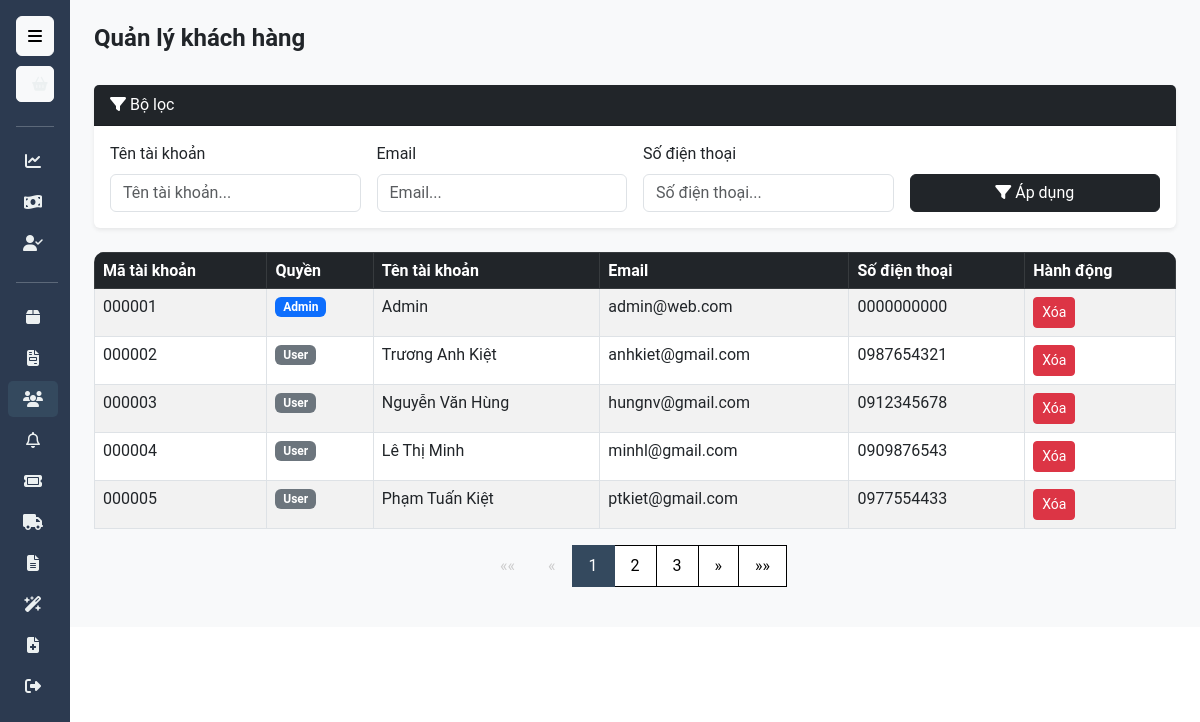
The app's page /admin/analystic_customer.php with its own data.
### tables this page shows
CREATE TABLE IF NOT EXISTS `Account` (
  `LevelID` INT(1) NOT NULL DEFAULT 0,
  `MaTK` INT(6) ZEROFILL UNSIGNED NOT NULL AUTO_INCREMENT PRIMARY KEY,
  `TenTK` VARCHAR(100) NOT NULL,
  `Password` VARCHAR(255) NOT NULL,
  `Email` VARCHAR(100) UNIQUE NOT NULL,
  `SDT` VARCHAR(10) UNIQUE NOT NULL,
  `DiaChi` VARCHAR(100) NOT NULL,
  `MaLV` INT(1) NOT NULL DEFAULT 0
);

### model/m_database.php (called while the page is built, shortened)
<?php
    class M_database {
        public $CONFIG_serverName = "localhost";
        public $CONFIG_userName = "root";
        public $CONFIG_password = "";
        public $CONFIG_dbName = "salespage";
        public $conn, $query = null;
        public function __construct() {
            $this->conn = new mysqli($this->CONFIG_serverName, $this->CONFIG_userName,
                                        $this->CONFIG_password, $this->CONFIG_dbName);
            if ($this->conn->connect_error) {
                $logDir = __DIR__ . '/../logs';
                if (!is_dir($logDir)) {
                    @mkdir($logDir, 0755, true);
                }
                $message = date('Y-m-d H:i:s') . " | DATABASE CONNECTION FAILED: " . $this->conn->connect_error . PHP_EOL;
                @error_log($message, 3, $logDir . '/db_errors.log');
            } else {
                try {
                    $this->conn->query("SET time_zone = '+00:00'");
                } catch (Exception $e) {
                }
            }
        }
        public function setQuery($sql_query) {
            $this->query = $sql_query;
        }
        public function excuteQuery() {
                $result = $this->conn->query($this->query);
                return $result;
        }
    }
?>

### controller/c_khachhang.php (called while the page is built, shortened)
<?php
class KhachHangController {
    private $khachHangModel;
    public function __construct() {
        $this->khachHangModel = new KhachHangModel();
    }
    public function getKhachHangs($page = 1, $filter = []) {
        $records_per_page = 5;
        $offset = ($page - 1) * $records_per_page;
        $whereClause = [];
        $whereSQL = count($whereClause) > 0 ? 'WHERE ' . implode(' AND ', $whereClause) : '';
        $query = "SELECT * FROM Account $whereSQL LIMIT $offset, $records_per_page";
        $this->khachHangModel->setQuery($query);
        $result = $this->khachHangModel->excuteQuery();
        $khachHangs = [];
        if ($result) {
            while ($row = $result->fetch_assoc()) {
                $khachHangs[] = $row;
            }
        }
        $queryCount = "SELECT COUNT(*) FROM Account $whereSQL";
        $this->khachHangModel->setQuery($queryCount);
        $total_records = $this->khachHangModel->excuteQuery()->fetch_row()[0];
        $total_pages = ceil($total_records / $records_per_page);
        return [
            'khachHangs' => $khachHangs,
            'current_page' => $page,
            'total_pages' => $total_pages,
        ];
    }
}
$controller = new KhachHangController();
$filter = [
    'ten_khach' => $_GET['ten_khach'] ?? '',
    'email' => $_GET['email'] ?? '',
    'sdt' => $_GET['sdt'] ?? '',
];
$page = $_GET['page'] ?? 1;
$khachHangs = $controller->getKhachHangs($page, $filter);
?>

### admin/analystic_customer.php (the view, shortened to what this page needs)
<head>
    <link rel="stylesheet" href="https://cdnjs.cloudflare.com/ajax/libs/font-awesome/6.6.0/css/all.min.css" />
    <link rel="stylesheet" href="../public/CSS/style.css">
    <link rel="stylesheet" href="../public/CSS/base.css">
</head>
<?php
require_once '../controller/c_khachhang.php';
?>
<?php include "../template/sidebar.php"; ?>
<div class="bg-light flex-fill">
    <div id="mainContent" class="p-4">
        <div class="d-flex justify-content-between align-items-center mb-4">
            <h4 class="fw-bold">Quản lý khách hàng</h4>
        </div>
        <div class="card mb-4 shadow-sm border-0">
            <div class="card-header bg-dark text-white">
                <i class="fa-solid fa-filter"></i> Bộ lọc
            </div>
            <div class="card-body">
                <form class="row g-3" method="GET" action="">
                    <div class="col-md-3">
                        <label class="form-label">Tên tài khoản</label>
                        <input type="text" class="form-control" name="ten_khach" placeholder="Tên tài khoản..." value="<?= htmlspecialchars($_GET['ten_khach'] ?? '') ?>">
                    </div>
                    <div class="col-md-3">
                        <label class="form-label">Email</label>
                        <input type="email" class="form-control" name="email" placeholder="Email..." value="<?= htmlspecialchars($_GET['email'] ?? '') ?>">
                    </div>
                    <div class="col-md-3">
                        <label class="form-label">Số điện thoại</label>
                        <input type="text" class="form-control" name="sdt" placeholder="Số điện thoại..." value="<?= htmlspecialchars($_GET['sdt'] ?? '') ?>">
                    </div>
                    <div class="col-md-3 d-flex align-items-end">
                        <button class="btn btn-dark w-100" type="submit"><i class="fa fa-filter"></i> Áp dụng</button>
                    </div>
                </form>
            </div>
        </div>
        <div class="table-responsive" style="border-radius: 10px;">
            <table class="table table-striped table-hover table-bordered">
                <thead class="table-dark">
                    <tr>
                        <th>Mã tài khoản</th>
                        <th>Quyền</th>
                        <th>Tên tài khoản</th>
                        <th>Email</th>
                        <th>Số điện thoại</th>
                        <th>Hành động</th>
                    </tr>
                </thead>
                <tbody>
                    <?php if (!empty($khachHangs['khachHangs'])): ?>
                        <?php foreach ($khachHangs['khachHangs'] as $khachHang): ?>
                            <tr>
                                <td><?= $khachHang['MaTK'] ?></td>
                                <td>
                                    <?php if (($khachHang['LevelID'] ?? 0) == 1): ?>
                                        <span class="badge bg-primary">Admin</span>
                                    <?php else: ?>
                                        <span class="badge bg-secondary">User</span>
                                    <?php endif; ?>
                                </td>
                                <td><?= htmlspecialchars($khachHang['TenTK']) ?></td>
                                <td><?= htmlspecialchars($khachHang['Email']) ?></td>
                                <td><?= htmlspecialchars($khachHang['SDT']) ?></td>
                                <td>
                                    <a href="?action=xoa&id=<?= $khachHang['MaTK'] ?>&ten_khach=<?= rawurlencode($_GET['ten_khach'] ?? '') ?>&email=<?= rawurlencode($_GET['email'] ?? '') ?>&sdt=<?= rawurlencode($_GET['sdt'] ?? '') ?>&page=<?= $page ?>"
                                    class="btn btn-danger btn-sm" onclick="return confirm('Bạn có chắc chắn muốn xóa khách hàng này?');">
                                        Xóa
                                    </a>
                                </td>
                            </tr>
                        <?php endforeach; ?>
                    <?php else: ?>
                        <tr>
                            <td colspan="5" class="text-center">Không có khách hàng nào.</td>
                        </tr>
                    <?php endif; ?>
                </tbody>
            </table>
        </div>
        <nav aria-label="Page navigation">
            <ul class="pagination justify-content-center">
                <li class="page-item <?= ($page == 1) ? 'disabled' : '' ?>">
                    <a class="page-link" href="?page=1&ten_khach=<?= rawurlencode($_GET['ten_khach'] ?? '') ?>&email=<?= rawurlencode($_GET['email'] ?? '') ?>&sdt=<?= rawurlencode($_GET['sdt'] ?? '') ?>" aria-label="First">
                        <span aria-hidden="true">&laquo;&laquo;</span>
                    </a>
                </li>
                <li class="page-item <?= ($page == 1) ? 'disabled' : '' ?>">
                    <a class="page-link" href="?page=<?= $page - 1 ?>&ten_khach=<?= rawurlencode($_GET['ten_khach'] ?? '') ?>&email=<?= rawurlencode($_GET['email'] ?? '') ?>&sdt=<?= rawurlencode($_GET['sdt'] ?? '') ?>" aria-label="Previous">
                        <span aria-hidden="true">&laquo;</span>
                    </a>
                </li>
                <?php for ($i = 1; $i <= $khachHangs['total_pages']; $i++): ?>
                    <li class="page-item <?= ($i == $page) ? 'active' : '' ?>">
                        <a class="page-link" href="?page=<?= $i ?>&ten_khach=<?= rawurlencode($_GET['ten_khach'] ?? '') ?>&email=<?= rawurlencode($_GET['email'] ?? '') ?>&sdt=<?= rawurlencode($_GET['sdt'] ?? '') ?>"><?= $i ?></a>
                    </li>
                <?php endfor; ?>
                <li class="page-item <?= ($page == $khachHangs['total_pages']) ? 'disabled' : '' ?>">
                    <a class="page-link" href="?page=<?= $page + 1 ?>&ten_khach=<?= rawurlencode($_GET['ten_khach'] ?? '') ?>&email=<?= rawurlencode($_GET['email'] ?? '') ?>&sdt=<?= rawurlencode($_GET['sdt'] ?? '') ?>" aria-label="Next">
                        <span aria-hidden="true">&raquo;</span>
                    </a>
                </li>
                <li class="page-item <?= ($page == $khachHangs['total_pages']) ? 'disabled' : '' ?>">
                    <a class="page-link" href="?page=<?= $khachHangs['total_pages'] ?>&ten_khach=<?= rawurlencode($_GET['ten_khach'] ?? '') ?>&email=<?= rawurlencode($_GET['email'] ?? '') ?>&sdt=<?= rawurlencode($_GET['sdt'] ?? '') ?>" aria-label="Last">
                        <span aria-hidden="true">&raquo;&raquo;</span>
                    </a>
                </li>
            </ul>
        </nav>
    </div>
</div>

### public/CSS/base.css (style rules this page uses)
* { margin: 0; padding: 0; box-sizing: border-box; }
body { font-family: 'Roboto', sans-serif !important; }
:root { --main-color: #FF5722; --second-color: #2980b9; --third-color: #ecf0f1; --fourth-color: #e74c3c; --fifth-color: #2ecc71; }
body { font-family: 'Arial', sans-serif; background-color: #F5F5F5; color: #333; }
html, body { height: 100%; }
body { display: flex; flex-direction: column; min-height: 100vh; }

### template/sidebar.php (style rules this page uses)
html, body { height: 100%; font-family: 'Segoe UI', sans-serif; }
#mainContent { margin-left: 70px; }
.pagination .page-item .page-link { color: black; border: 1px solid black; padding: 8px 16px; border-radius: 0; }
.pagination .page-item.active .page-link { background-color: #34495e; border-color: #34495e; color: #fff; }
.pagination .page-item.disabled .page-link { color: #ccc; background-color: transparent; border-color: transparent; }

### records on screen
account: MaTK "000001", LevelID "Admin", TenTK "Admin", Email "admin@web.com", SDT "0000000000"
account: MaTK "000002", LevelID "User", TenTK "Trương Anh Kiệt", Email "anhkiet@gmail.com", SDT "0987654321"
account: MaTK "000003", LevelID "User", TenTK "Nguyễn Văn Hùng", Email "hungnv@gmail.com", SDT "0912345678"
account: MaTK "000004", LevelID "User", TenTK "Lê Thị Minh", Email "minhl@gmail.com", SDT "0909876543"
account: MaTK "000005", LevelID "User", TenTK "Phạm Tuấn Kiệt", Email "ptkiet@gmail.com", SDT "0977554433"
